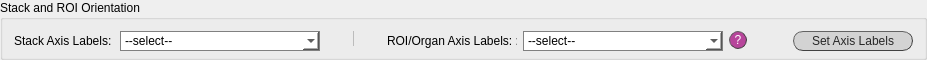
            <widget class="QGroupBox" name="set_orientation">
             <property name="sizePolicy">
              <sizepolicy hsizetype="Preferred" vsizetype="Fixed">
               <horstretch>0</horstretch>
               <verstretch>0</verstretch>
              </sizepolicy>
             </property>
             <property name="minimumSize">
              <size>
               <width>0</width>
               <height>60</height>
              </size>
             </property>
             <property name="maximumSize">
              <size>
               <width>16777215</width>
               <height>60</height>
              </size>
             </property>
             <property name="styleSheet">
              <string notr="true">QGroupBox#set_orientation{font: 25 italic 10pt &quot;Calibri Light&quot;;}

</string>
             </property>
             <property name="title">
              <string>Stack and ROI Orientation</string>
             </property>
             <layout class="QVBoxLayout" name="verticalLayout_4">
              <item>
               <layout class="QHBoxLayout" name="horizontalLayout_7">
                <item>
                 <widget class="QLabel" name="lab_ch1_2">
                  <property name="sizePolicy">
                   <sizepolicy hsizetype="Fixed" vsizetype="Fixed">
                    <horstretch>0</horstretch>
                    <verstretch>0</verstretch>
                   </sizepolicy>
                  </property>
                  <property name="minimumSize">
                   <size>
                    <width>100</width>
                    <height>20</height>
                   </size>
                  </property>
                  <property name="maximumSize">
                   <size>
                    <width>100</width>
                    <height>20</height>
                   </size>
                  </property>
                  <property name="styleSheet">
                   <string notr="true">font: 25 10pt &quot;Calibri Light&quot;;</string>
                  </property>
                  <property name="text">
                   <string>Stack Axis Labels: </string>
                  </property>
                 </widget>
                </item>
                <item>
                 <widget class="QComboBox" name="cB_stack_orient">
                  <property name="enabled">
                   <bool>true</bool>
                  </property>
                  <property name="sizePolicy">
                   <sizepolicy hsizetype="Fixed" vsizetype="Fixed">
                    <horstretch>0</horstretch>
                    <verstretch>0</verstretch>
                   </sizepolicy>
                  </property>
                  <property name="minimumSize">
                   <size>
                    <width>200</width>
                    <height>20</height>
                   </size>
                  </property>
                  <property name="maximumSize">
                   <size>
                    <width>70</width>
                    <height>20</height>
                   </size>
                  </property>
                  <property name="styleSheet">
                   <string notr="true">QComboBox {
    border: 1px solid gray;
	font: 25 10pt &quot;Calibri Light&quot;;
}

QComboBox:editable {
    background: white;
}

QComboBox:!editable, QComboBox::drop-down:editable {
     background: rgb(255, 255, 255);
}

/* QComboBox gets the &quot;on&quot; state when the popup is open */
QComboBox:!editable:on, QComboBox::drop-down:editable:on {
    background:rgba(170, 0, 127, 100);
}

QComboBox QAbstractItemView {
    border: 1px solid darkgray;
    selection-background-color:  rgba(162, 0, 122,180);
	font: 25 10pt &quot;Calibri Light&quot;;
}
</string>
                  </property>
                  <item>
                   <property name="text">
                    <string>--select--</string>
                   </property>
                  </item>
                  <item>
                   <property name="text">
                    <string>anterior, ventral, left</string>
                   </property>
                  </item>
                  <item>
                   <property name="text">
                    <string>top, front, left</string>
                   </property>
                  </item>
                  <item>
                   <property name="text">
                    <string>superior, anterior, left</string>
                   </property>
                  </item>
                  <item>
                   <property name="text">
                    <string>custom</string>
                   </property>
                  </item>
                 </widget>
                </item>
                <item>
                 <widget class="QLabel" name="blank_3">
                  <property name="minimumSize">
                   <size>
                    <width>20</width>
                    <height>20</height>
                   </size>
                  </property>
                  <property name="maximumSize">
                   <size>
                    <width>20</width>
                    <height>20</height>
                   </size>
                  </property>
                  <property name="frameShape">
                   <enum>QFrame::NoFrame</enum>
                  </property>
                  <property name="text">
                   <string>&lt;html&gt;&lt;head/&gt;&lt;body&gt;&lt;p&gt;&lt;br/&gt;&lt;/p&gt;&lt;/body&gt;&lt;/html&gt;</string>
                  </property>
                  <property name="alignment">
                   <set>Qt::AlignCenter</set>
                  </property>
                 </widget>
                </item>
                <item>
                 <widget class="Line" name="line_14">
                  <property name="styleSheet">
                   <string notr="true">color:rgb(188, 188, 188)</string>
                  </property>
                  <property name="frameShadow">
                   <enum>QFrame::Plain</enum>
                  </property>
                  <property name="midLineWidth">
                   <number>2</number>
                  </property>
                  <property name="orientation">
                   <enum>Qt::Vertical</enum>
                  </property>
                 </widget>
                </item>
                <item>
                 <widget class="QLabel" name="blank_4">
                  <property name="minimumSize">
                   <size>
                    <width>20</width>
                    <height>20</height>
                   </size>
                  </property>
                  <property name="maximumSize">
                   <size>
                    <width>20</width>
                    <height>20</height>
                   </size>
                  </property>
                  <property name="frameShape">
                   <enum>QFrame::NoFrame</enum>
                  </property>
                  <property name="text">
                   <string>&lt;html&gt;&lt;head/&gt;&lt;body&gt;&lt;p&gt;&lt;br/&gt;&lt;/p&gt;&lt;/body&gt;&lt;/html&gt;</string>
                  </property>
                  <property name="alignment">
                   <set>Qt::AlignCenter</set>
                  </property>
                 </widget>
                </item>
                <item>
                 <widget class="QLabel" name="lab_ch1_3">
                  <property name="sizePolicy">
                   <sizepolicy hsizetype="Fixed" vsizetype="Fixed">
                    <horstretch>0</horstretch>
                    <verstretch>0</verstretch>
                   </sizepolicy>
                  </property>
                  <property name="minimumSize">
                   <size>
                    <width>130</width>
                    <height>20</height>
                   </size>
                  </property>
                  <property name="maximumSize">
                   <size>
                    <width>130</width>
                    <height>20</height>
                   </size>
                  </property>
                  <property name="styleSheet">
                   <string notr="true">font: 25 10pt &quot;Calibri Light&quot;;</string>
                  </property>
                  <property name="text">
                   <string>ROI/Organ Axis Labels: : </string>
                  </property>
                 </widget>
                </item>
                <item>
                 <widget class="QComboBox" name="cB_roi_orient">
                  <property name="enabled">
                   <bool>true</bool>
                  </property>
                  <property name="sizePolicy">
                   <sizepolicy hsizetype="Fixed" vsizetype="Fixed">
                    <horstretch>0</horstretch>
                    <verstretch>0</verstretch>
                   </sizepolicy>
                  </property>
                  <property name="minimumSize">
                   <size>
                    <width>200</width>
                    <height>20</height>
                   </size>
                  </property>
                  <property name="maximumSize">
                   <size>
                    <width>70</width>
                    <height>20</height>
                   </size>
                  </property>
                  <property name="styleSheet">
                   <string notr="true">QComboBox {
    border: 1px solid gray;
	font: 25 10pt &quot;Calibri Light&quot;;
}

QComboBox:editable {
    background: white;
}

QComboBox:!editable, QComboBox::drop-down:editable {
     background: rgb(255, 255, 255);
}

/* QComboBox gets the &quot;on&quot; state when the popup is open */
QComboBox:!editable:on, QComboBox::drop-down:editable:on {
    background:rgba(170, 0, 127, 100);
}

QComboBox QAbstractItemView {
    border: 1px solid darkgray;
    selection-background-color:  rgba(162, 0, 122,180);
	font: 25 10pt &quot;Calibri Light&quot;;
}
</string>
                  </property>
                  <item>
                   <property name="text">
                    <string>--select--</string>
                   </property>
                  </item>
                  <item>
                   <property name="text">
                    <string>anterior, ventral, left</string>
                   </property>
                  </item>
                  <item>
                   <property name="text">
                    <string>top, front, left</string>
                   </property>
                  </item>
                  <item>
                   <property name="text">
                    <string>superior, anterior, left</string>
                   </property>
                  </item>
                  <item>
                   <property name="text">
                    <string>custom</string>
                   </property>
                  </item>
                 </widget>
                </item>
                <item>
                 <widget class="QPushButton" name="q_orient">
                  <property name="minimumSize">
                   <size>
                    <width>18</width>
                    <height>18</height>
                   </size>
                  </property>
                  <property name="maximumSize">
                   <size>
                    <width>18</width>
                    <height>18</height>
                   </size>
                  </property>
                  <property name="styleSheet">
                   <string notr="true">QPushButton{border-radius:9px;
border-width: 1px;
border-style: outset;
border-color: rgb(66, 66, 66);
background-color: rgba(162, 0, 122,180);
color: rgb(255, 255, 255);
font: 9pt &quot;Calibri Light&quot;;}

QPushButton:hover{
background-color: rgb(0, 0, 0);
border-color: #672146
}</string>
                  </property>
                  <property name="text">
                   <string>?</string>
                  </property>
                 </widget>
                </item>
                <item>
                 <spacer name="horizontalSpacer_8">
                  <property name="orientation">
                   <enum>Qt::Horizontal</enum>
                  </property>
                  <property name="sizeHint" stdset="0">
                   <size>
                    <width>40</width>
                    <height>20</height>
                   </size>
                  </property>
                 </spacer>
                </item>
                <item>
                 <widget class="QPushButton" name="button_set_orient">
                  <property name="minimumSize">
                   <size>
                    <width>120</width>
                    <height>20</height>
                   </size>
                  </property>
                  <property name="maximumSize">
                   <size>
                    <width>120</width>
                    <height>20</height>
                   </size>
                  </property>
                  <property name="autoFillBackground">
                   <bool>false</bool>
                  </property>
                  <property name="styleSheet">
                   <string notr="true">QPushButton{border-radius:10px;
border-width: 1px;
border-style: outset;
border-color: rgb(66, 66, 66);
background-color: rgb(211, 211, 211);
color: rgb(39, 39, 39);
font: 10pt &quot;Calibri Light&quot;;}

QPushButton:hover{
background-color: #eb6fbd;
border-color: #672146
}</string>
                  </property>
                  <property name="text">
                   <string>Set Axis Labels</string>
                  </property>
                  <property name="checkable">
                   <bool>true</bool>
                  </property>
                 </widget>
                </item>
               </layout>
              </item>
             </layout>
            </widget>
